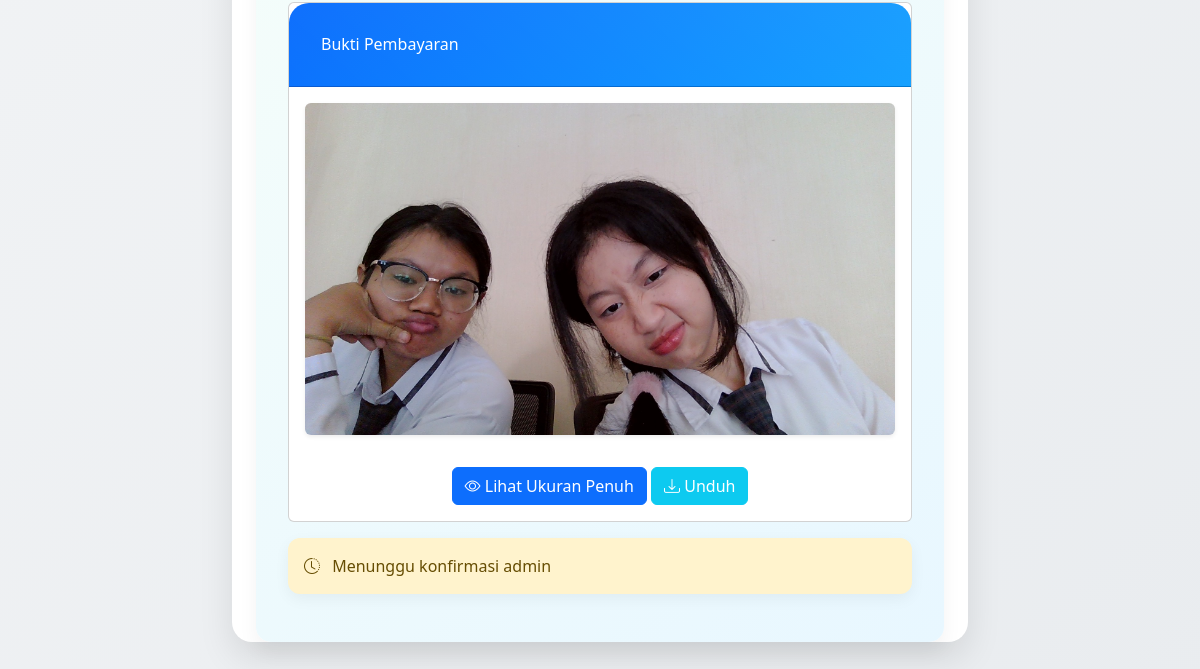
The page /detail_pendaftaran (signed in, lower part) on the database as committed earlier.
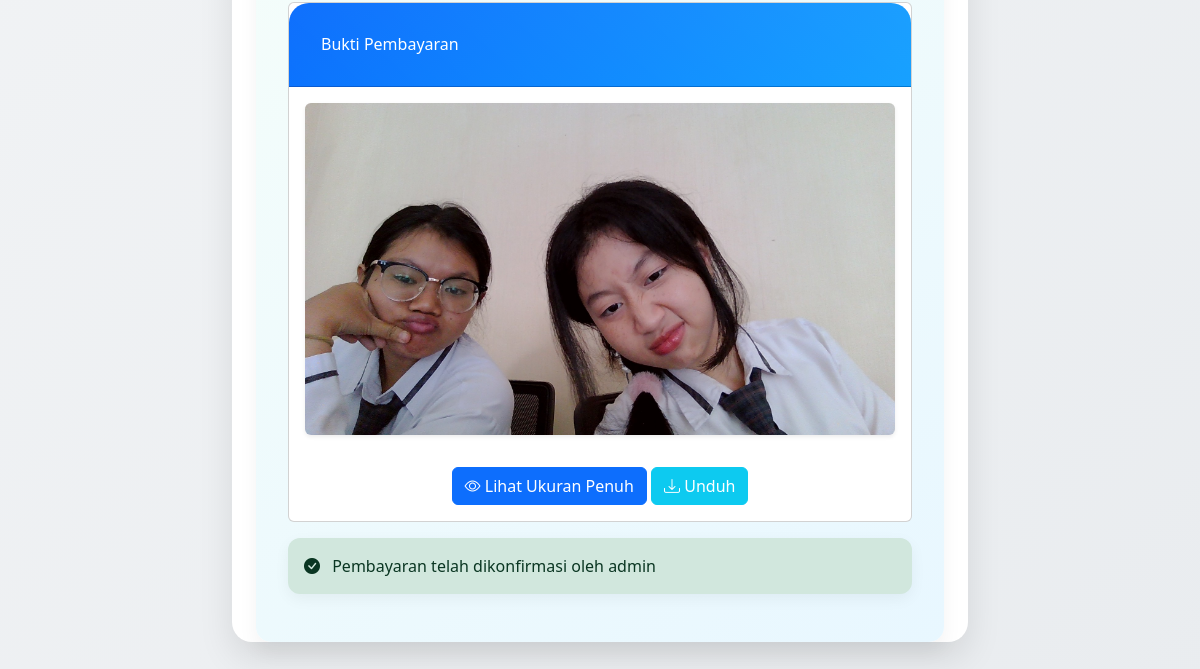
The same page on the database as committed later.
### app/routes/main.py (the view)
@main_bp.route("/detail_pendaftaran")
@login_required
def detail_pendaftaran():
    pendaftaran = Pendaftaran.query.filter_by(user_id=current_user.id).first()
    if not pendaftaran:
        flash('Anda belum melakukan pendaftaran', 'warning')
        return redirect(url_for('main_bp.daftar'))
    if pendaftaran.status == 'Diterima':
        payment_deadline = pendaftaran.tanggal_diproses + timedelta(days=3)
        if datetime.now() > payment_deadline:
            flash('Batas waktu pembayaran telah berakhir!', 'danger')
        else:
            remaining = payment_deadline - datetime.now()
            flash(f'Sisa waktu pembayaran: {remaining.days} hari {remaining.seconds//3600} jam', 'warning')
    return render_template('detail_pendaftaran.html',
                         title="Detail Pendaftaran",
                         pendaftaran=pendaftaran,
                         timedelta=timedelta)  # Pass timedelta to template

### app/__init__.py (called while the page is built)
def create_app():
    app = Flask(__name__)
    app.config.from_object(Config)
    db.init_app(app)
    login_manager.init_app(app)
    Migrate(app, db)
    from .routes.auth import auth_bp
    from .routes.main import main_bp
    from .routes.admin import admin_bp
    app.register_blueprint(auth_bp)
    app.register_blueprint(main_bp)
    app.register_blueprint(admin_bp, url_prefix='/admin')
    from .models import User
    @login_manager.user_loader
    def load_user(user_id):
        return User.query.get(int(user_id))
    return app

### run.py (called while the page is built)
@app.context_processor
def utility_processor():
    return {
        'now': datetime.utcnow()  # Call the function here
    }

### app/templates/detail_pendaftaran.html (shortened to what this page needs)
<!DOCTYPE html>
<html lang="en">
<head>
    <link href="https://cdn.jsdelivr.net/npm/bootstrap@5.3.0/dist/css/bootstrap.min.css" rel="stylesheet">
    <link rel="stylesheet" href="https://cdn.jsdelivr.net/npm/bootstrap-icons@1.7.2/font/bootstrap-icons.css">
</head>
<body>
    <div class="container py-5">
        <div class="row justify-content-center">
            <div class="col-lg-8">
                <div class="detail-card">
                    <div class="payment-card mx-4 mb-4">
                        <div class="payment-body">
                            {% if pendaftaran.status == 'Diterima' %}
                                {% if pendaftaran.bukti_pembayaran %}
                                    <div class="card mt-3">
                                        <div class="card-header bg-light">
                                            <h6 class="mb-0">Bukti Pembayaran</h6>
                                        </div>
                                        <div class="card-body text-center">
                                            <img src="{{ url_for('static', filename='uploads/payments/' + pendaftaran.bukti_pembayaran) }}"
                                                 class="img-fluid rounded shadow-sm mb-3"
                                                 style="max-height: 400px; cursor: pointer;"
                                                 onclick="openImageModal(this.src, 'Bukti Pembayaran')"
                                                 alt="Bukti Pembayaran">
                                            <div class="mt-3">
                                                <button class="btn btn-primary"
                                                        onclick="openImageModal('{{ url_for('static', filename='uploads/payments/' + pendaftaran.bukti_pembayaran) }}', 'Bukti Pembayaran')">
                                                    <i class="bi bi-eye"></i> Lihat Ukuran Penuh
                                                </button>
                                                <a href="{{ url_for('static', filename='uploads/payments/' + pendaftaran.bukti_pembayaran) }}"
                                                   class="btn btn-info text-white"
                                                   download>
                                                    <i class="bi bi-download"></i> Unduh
                                                </a>
                                            </div>
                                        </div>
                                    </div>
                                    <div class="alert {% if pendaftaran.konfirmasi_admin %}alert-success{% else %}alert-warning{% endif %} mt-3">
                                        {% if pendaftaran.konfirmasi_admin %}
                                            <i class="bi bi-check-circle-fill me-2"></i>
                                            Pembayaran telah dikonfirmasi oleh admin
                                        {% else %}
                                            <i class="bi bi-clock-history me-2"></i>
                                            Menunggu konfirmasi admin
                                        {% endif %}
                                    </div>
                                {% endif %}
                            {% else %}
                                <div class="alert alert-info">
                                    <i class="bi bi-info-circle-fill me-2"></i>
                                    Informasi pembayaran akan tersedia setelah pendaftaran Anda diterima.
                                </div>
                            {% endif %}
                        </div>
                    </div>
                </div>
            </div>
        </div>
    </div>
</body>
</html>

Rows that differ between the two databases and show on the page:
changed Pendaftaran: konfirmasi_admin False → True (drawn)
Other text that changed with them:
text no longer shown: "Menunggu konfirmasi admin"
text now shown: "Pembayaran telah dikonfirmasi oleh admin"
